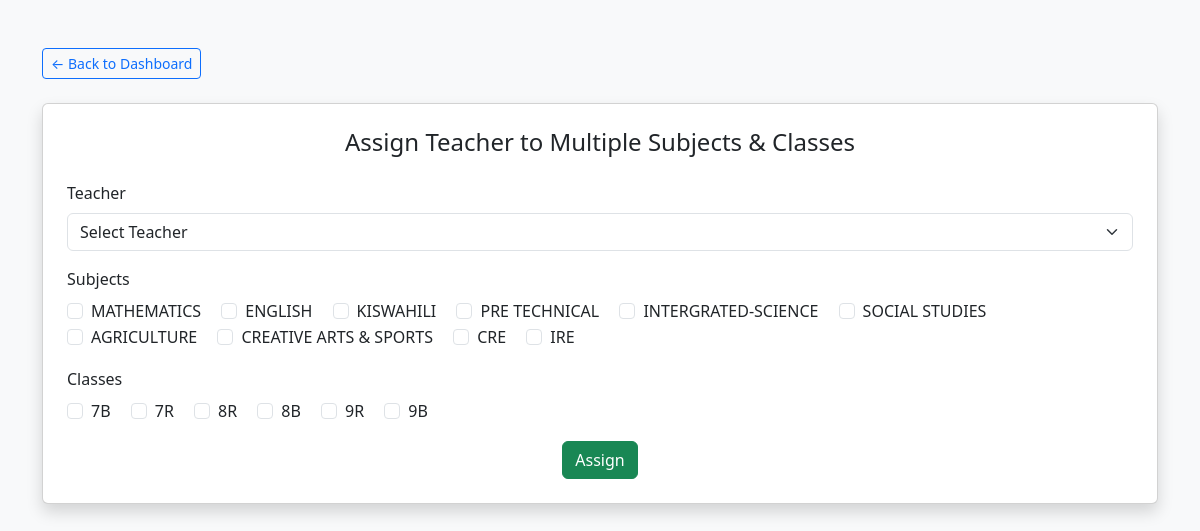
/manager/tsubject_class.php (signed in), run on the app's committed database.
### tables this page shows
CREATE TABLE `subject` (
  `id` int(11) NOT NULL,
  `name` varchar(50) NOT NULL,
  `school_id` int(11) NOT NULL,
  `is_compulsory` tinyint(1) DEFAULT 0
);

CREATE TABLE `class` (
  `id` int(11) NOT NULL,
  `name` varchar(50) NOT NULL,
  `school_id` int(11) NOT NULL
);

### manager/tsubject_class.php (the view, shortened to what this page needs)
<?php
include 'db.php';
$school_id = $_SESSION['school_id'];
$subjects = mysqli_query($conn, "SELECT id, name FROM subject WHERE school_id = $school_id");
$classes = mysqli_query($conn, "SELECT id, name FROM class WHERE school_id = $school_id");
?>
<!DOCTYPE html>
<html lang="en">
<head>
    <link href="https://cdn.jsdelivr.net/npm/bootstrap@5.3.0/dist/css/bootstrap.min.css" rel="stylesheet">
</head>
<body class="bg-light">
<div class="container mt-5">
    <a href="dashboard.php" class="btn btn-sm btn-outline-primary mb-4">&larr; Back to Dashboard</a>
    <div class="card shadow p-4">
        <h4 class="mb-4 text-center">Assign Teacher to Multiple Subjects & Classes</h4>
        <form method="POST">
            <div class="mb-3">
                <label class="form-label">Teacher</label>
                <select name="teacher_id" class="form-select" required>
                    <option value="">Select Teacher</option>
                </select>
            </div>
            <div class="mb-3">
                <label class="form-label">Subjects</label><br>
                <?php while ($s = mysqli_fetch_assoc($subjects)) { ?>
                    <div class="form-check form-check-inline">
                        <input class="form-check-input" type="checkbox" name="subject_ids[]" value="<?= $s['id'] ?>" id="subject<?= $s['id'] ?>">
                        <label class="form-check-label" for="subject<?= $s['id'] ?>"><?= htmlspecialchars($s['name']) ?></label>
                    </div>
                <?php } ?>
            </div>
            <div class="mb-3">
                <label class="form-label">Classes</label><br>
                <?php while ($c = mysqli_fetch_assoc($classes)) { ?>
                    <div class="form-check form-check-inline">
                        <input class="form-check-input" type="checkbox" name="class_ids[]" value="<?= $c['id'] ?>" id="class<?= $c['id'] ?>">
                        <label class="form-check-label" for="class<?= $c['id'] ?>"><?= htmlspecialchars($c['name']) ?></label>
                    </div>
                <?php } ?>
            </div>
            <div class="text-center">
                <button type="submit" class="btn btn-success">Assign</button>
            </div>
        </form>
    </div>
</div>
</body>
</html>

### data on the page
subject: name "MATHEMATICS"
subject: name "ENGLISH"
subject: name "KISWAHILI"
subject: name "PRE TECHNICAL"
subject: name "INTERGRATED-SCIENCE"
subject: name "SOCIAL STUDIES"
subject: name "AGRICULTURE"
subject: name "CREATIVE ARTS & SPORTS"
subject: name "CRE"
subject: name "IRE"
class: name "7B"
class: name "7R"
class: name "8R"
class: name "8B"
class: name "9R"
class: name "9B"
